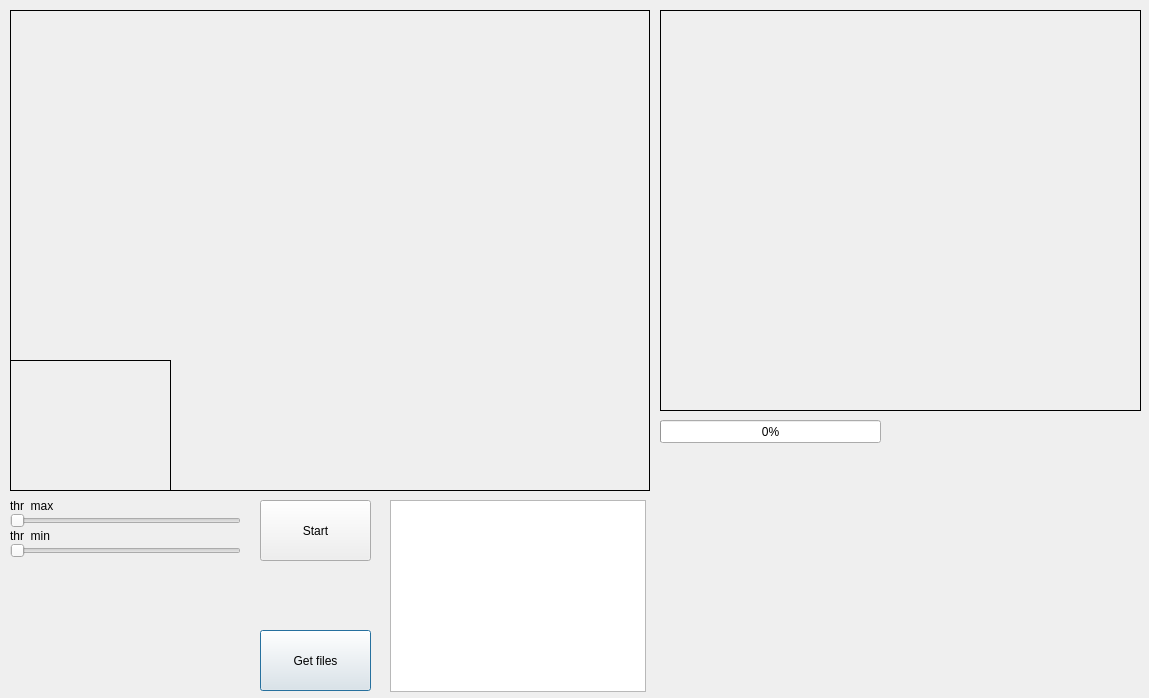
<?xml version="1.0" encoding="UTF-8"?>
<ui version="4.0">
 <class>Dialog</class>
 <widget class="QDialog" name="Dialog">
  <property name="geometry">
   <rect>
    <x>0</x>
    <y>0</y>
    <width>1149</width>
    <height>698</height>
   </rect>
  </property>
  <property name="windowTitle">
   <string>Dialog</string>
  </property>
  <widget class="QLabel" name="display_label">
   <property name="geometry">
    <rect>
     <x>10</x>
     <y>10</y>
     <width>640</width>
     <height>481</height>
    </rect>
   </property>
   <property name="frameShape">
    <enum>QFrame::Box</enum>
   </property>
   <property name="text">
    <string/>
   </property>
  </widget>
  <widget class="QListWidget" name="listWidget_video">
   <property name="geometry">
    <rect>
     <x>390</x>
     <y>500</y>
     <width>256</width>
     <height>192</height>
    </rect>
   </property>
  </widget>
  <widget class="QPushButton" name="pushButton_GetFiles">
   <property name="geometry">
    <rect>
     <x>260</x>
     <y>630</y>
     <width>111</width>
     <height>61</height>
    </rect>
   </property>
   <property name="text">
    <string>Get files</string>
   </property>
  </widget>
  <widget class="QPushButton" name="pushButton_start">
   <property name="geometry">
    <rect>
     <x>260</x>
     <y>500</y>
     <width>111</width>
     <height>61</height>
    </rect>
   </property>
   <property name="text">
    <string>Start</string>
   </property>
  </widget>
  <widget class="QProgressBar" name="progressBar">
   <property name="geometry">
    <rect>
     <x>660</x>
     <y>420</y>
     <width>221</width>
     <height>23</height>
    </rect>
   </property>
   <property name="value">
    <number>0</number>
   </property>
  </widget>
  <widget class="QSlider" name="horizontalSlider_max">
   <property name="geometry">
    <rect>
     <x>10</x>
     <y>510</y>
     <width>231</width>
     <height>22</height>
    </rect>
   </property>
   <property name="maximum">
    <number>255</number>
   </property>
   <property name="orientation">
    <enum>Qt::Horizontal</enum>
   </property>
  </widget>
  <widget class="QSlider" name="horizontalSlider_min">
   <property name="geometry">
    <rect>
     <x>10</x>
     <y>540</y>
     <width>231</width>
     <height>22</height>
    </rect>
   </property>
   <property name="maximum">
    <number>255</number>
   </property>
   <property name="orientation">
    <enum>Qt::Horizontal</enum>
   </property>
  </widget>
  <widget class="QLabel" name="display_binary">
   <property name="geometry">
    <rect>
     <x>10</x>
     <y>360</y>
     <width>161</width>
     <height>131</height>
    </rect>
   </property>
   <property name="frameShape">
    <enum>QFrame::Box</enum>
   </property>
   <property name="text">
    <string/>
   </property>
  </widget>
  <widget class="QLabel" name="label_maxThr">
   <property name="geometry">
    <rect>
     <x>100</x>
     <y>500</y>
     <width>56</width>
     <height>12</height>
    </rect>
   </property>
   <property name="frameShape">
    <enum>QFrame::NoFrame</enum>
   </property>
   <property name="text">
    <string/>
   </property>
  </widget>
  <widget class="QLabel" name="label_minThr">
   <property name="geometry">
    <rect>
     <x>100</x>
     <y>530</y>
     <width>56</width>
     <height>12</height>
    </rect>
   </property>
   <property name="frameShape">
    <enum>QFrame::NoFrame</enum>
   </property>
   <property name="text">
    <string/>
   </property>
  </widget>
  <widget class="QLabel" name="label_maxThr_2">
   <property name="geometry">
    <rect>
     <x>10</x>
     <y>500</y>
     <width>56</width>
     <height>12</height>
    </rect>
   </property>
   <property name="frameShape">
    <enum>QFrame::NoFrame</enum>
   </property>
   <property name="text">
    <string>thr_max</string>
   </property>
  </widget>
  <widget class="QLabel" name="label_maxThr_3">
   <property name="geometry">
    <rect>
     <x>10</x>
     <y>530</y>
     <width>56</width>
     <height>12</height>
    </rect>
   </property>
   <property name="frameShape">
    <enum>QFrame::NoFrame</enum>
   </property>
   <property name="text">
    <string>thr_min</string>
   </property>
  </widget>
  <widget class="QLabel" name="display_graph">
   <property name="geometry">
    <rect>
     <x>660</x>
     <y>10</y>
     <width>481</width>
     <height>401</height>
    </rect>
   </property>
   <property name="frameShape">
    <enum>QFrame::Box</enum>
   </property>
   <property name="text">
    <string/>
   </property>
  </widget>
 </widget>
 <resources/>
 <connections/>
</ui>
